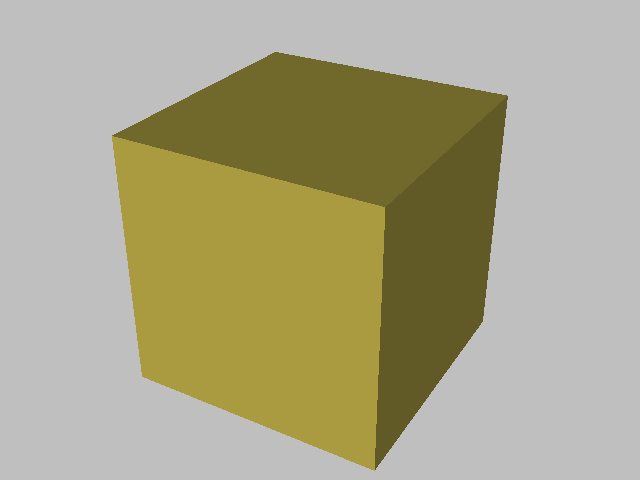

Write Python code to recreate this figure.
#!/usr/bin/env python

# Render a cube using vtkCubeSource.

# Factory overrides: importing these modules registers the OpenGL rendering
# and interaction style implementations for vtkRenderingCore factory classes.
import vtkmodules.vtkInteractionStyle  # noqa: F401
import vtkmodules.vtkRenderingOpenGL2  # noqa: F401
# VTK pipeline classes used in this example
from vtkmodules.vtkFiltersSources import vtkCubeSource
from vtkmodules.vtkRenderingCore import (
    vtkActor,
    vtkPolyDataMapper,
    vtkRenderWindow,
    vtkRenderWindowInteractor,
    vtkRenderer,
)

# Colors (normalized RGB)
banana_rgb = (0.890, 0.812, 0.341)
silver_background_rgb = (0.75, 0.75, 0.75)

# Source: generate a cube
cube_source = vtkCubeSource()

# Mapper: map cube geometry to graphics primitives
cube_mapper = vtkPolyDataMapper()
cube_mapper.SetInputConnection(cube_source.GetOutputPort())

# Actor: set visual properties and color
cube_actor = vtkActor()
cube_actor.SetMapper(cube_mapper)
cube_actor.GetProperty().SetColor(banana_rgb)

# Renderer: assemble the scene
renderer = vtkRenderer()
renderer.AddActor(cube_actor)
renderer.SetBackground(silver_background_rgb)

# Window: display the rendered scene
render_window = vtkRenderWindow()
render_window.AddRenderer(renderer)
render_window.SetWindowName("cube source")
render_window.SetMultiSamples(0)
render_window.SetSize(640, 480)

# Interactor: handle mouse and keyboard events
render_window_interactor = vtkRenderWindowInteractor()
render_window_interactor.SetRenderWindow(render_window)

# Scene: configure the camera
renderer.ResetCamera()
renderer.GetActiveCamera().Azimuth(30)
renderer.GetActiveCamera().Elevation(30)
renderer.ResetCameraClippingRange()

# Start: launch the interactive visualization
render_window_interactor.Initialize()
render_window_interactor.Start()
